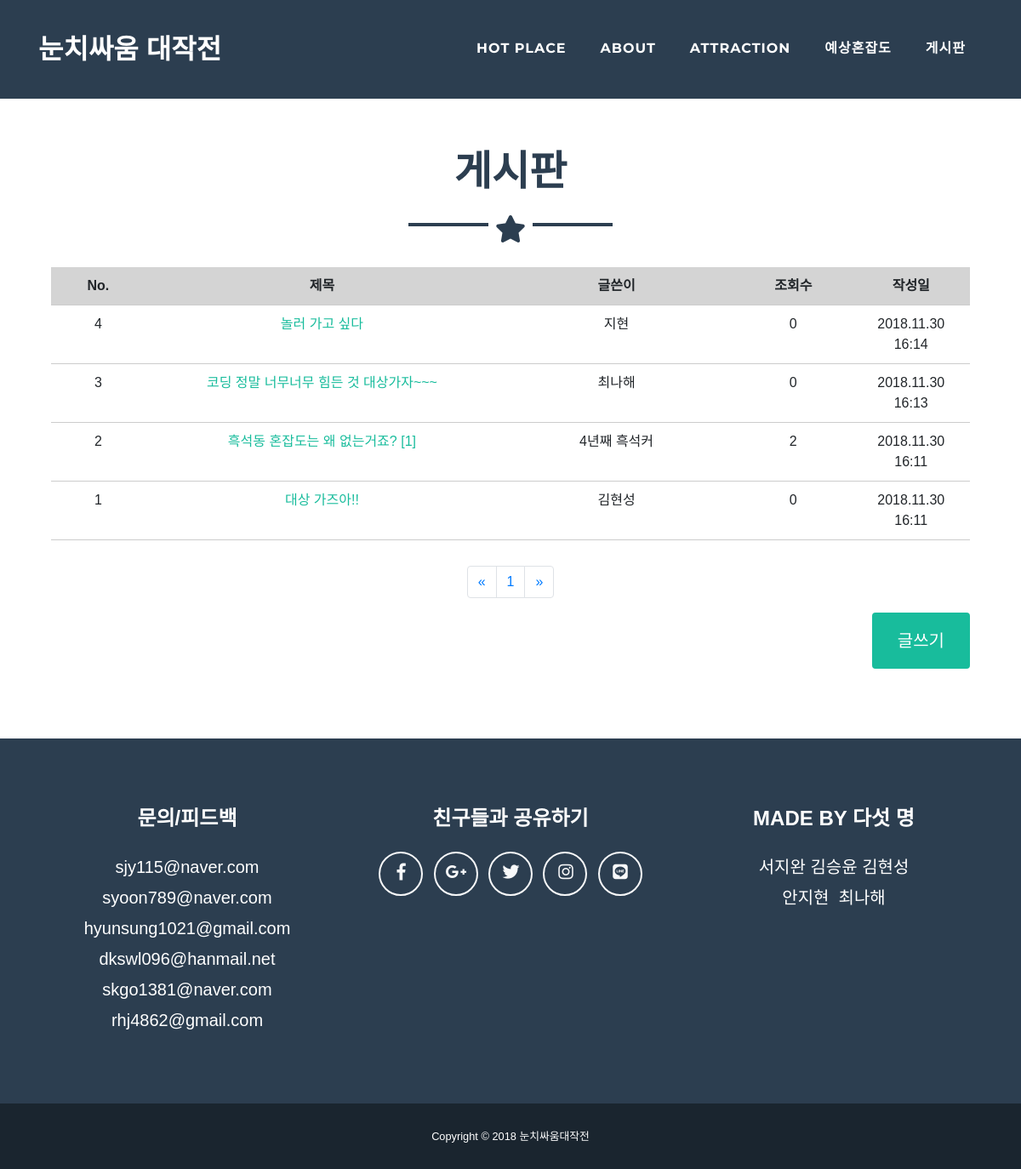
/board/1, run on the app's committed database.
### app.py (models this page shows)
class Post(db.Model): # db.Model을 상속받은 것
    __tablename__ = "posts"
    id = db.Column(db.Integer, primary_key=True)  # sql문과 비슷한 형식!!
    name = db.Column(db.String, nullable=False)
    title = db.Column(db.String, nullable=False)
    password = db.Column(db.String, nullable=False)
    content = db.Column(db.String, nullable=False)
    count = db.Column(db.Integer, nullable=False)
    date = db.Column(db.String, nullable=False)
    date_update = db.Column(db.String, nullable=False)

### app.py (the view)
@app.route("/board/<int:page>")
def board(page):
    posts = Post.query.all()    # 리스트 형태로 반환됨!!
    comments = Comment.query.all()
    comment_count = {}
    for p in posts:
        count = 0
        for c in comments:
            if p.id == c.post_id:
                count += 1
        comment_count[p] = count
    if len(posts) % 10 != 0:
        numpage = (len(posts) // 10) + 1  # 한 페이지에 10개의 게시글만 오게 하고 나머지지는 다음 쪽수로 넘겨야 볼수 있게!!
    else:
        numpage = (len(posts) // 10)    # 만약 10개의 게시글이 존재한다면 1쪽만 있게 하기 위해
    numpage = range(1, numpage+1, 1)    # 넘길 때 리스트 형태로 넘김
    end = (len(posts)) - (10*(page - 1))
    start = end - 10
    if (len(posts) - 10*page) <= 0:  # 이 페이지가 마지막일 때
        posts = posts[0:len(posts)-10*(page-1)]   # 있는 것까지만 보여주기
    else:
        posts = posts[start:end]
    if len(posts) >= 2:  # 최근것부터 나와야 하기 때문
        posts = reversed(posts)
    return render_template("board.html", posts=posts, comment_count=comment_count, numpage=numpage, page=page)

### templates/board.html (shortened to what this page needs)
<!DOCTYPE html>
<html lang="en">
  <head>
    <link href="../static/vendor/bootstrap/css/bootstrap.min.css" rel="stylesheet">
    <link href="../static/vendor/fontawesome-free/css/all.min.css" rel="stylesheet" type="text/css">
    <link href="../static/vendor/magnific-popup/magnific-popup.css" rel="stylesheet" type="text/css">
    <link href="../static/css/freelancer.min.css" rel="stylesheet">
  </head>
  <body id="page-top">
    <nav class="navbar navbar-expand-lg bg-secondary fixed-top text-uppercase" id="mainNav">
      <div class="container">
        <a class="navbar-brand js-scroll-trigger" href="/">눈치싸움 대작전</a>
        <div class="collapse navbar-collapse" id="navbarResponsive">
          <ul class="navbar-nav ml-auto">
            <li class="nav-item mx-0 mx-lg-1">
              <a class="nav-link py-3 px-0 px-lg-3 rounded js-scroll-trigger" href="/#portfolio">Hot Place</a>
            </li>
            <li class="nav-item mx-0 mx-lg-1">
              <a class="nav-link py-3 px-0 px-lg-3 rounded js-scroll-trigger" href="/#about">About</a>
            </li>
            <li class="nav-item mx-0 mx-lg-1">
              <a class="nav-link py-3 px-0 px-lg-3 rounded js-scroll-trigger" href="/#contact">Attraction</a>
            </li>
            <li class="nav-item mx-0 mx-lg-1">
              <a class="nav-link py-3 px-0 px-lg-3 rounded js-scroll-trigger" href="/predict">예상혼잡도</a>
            </li>
            <li class="nav-item mx-0 mx-lg-1">
              <a class="nav-link py-3 px-0 px-lg-3 rounded js-scroll-trigger" href="/board/1">게시판</a>
            </li>
          </ul>
        </div>
      </div>
    </nav>
    <br><br><br>
    <section class="portfolio" id="portfolio">
      <div class="container">
        <h2 class="text-center text-uppercase text-secondary mb-0">게시판</h2>
        <hr class="star-dark mb-5">
      </div>
      <table class="type09" width="90%" align="center">
        <tr>
    		  <th scope="cols" id= "box1" style="width:8%">No.</th>
    		  <th scope="cols" id= "box1" style="width:30%">제목</th>
    		  <th scope="cols" id= "box1" style="width:20%">글쓴이</th>
    		  <th scope="cols" id= "box1" style="width:10%">조회수</th>
    		  <th scope="cols" id= "box1" style="width:10%">작성일</th>
  		  </tr>
		    {% for p in posts %}
            <tr align="center">
              <td scope="row">{{ p.id }}</td></td>
              <td scope="row"><a href="/read/{{ p.id }}">{{ p.title }}
                {% if comment_count[p] != 0 %}
                 [{{ comment_count[p] }}]
                {% endif %}
              </a></td>
              <td scope="row">{{ p.name }}</td>
              <td scope="row">{{ p.count }}</td>
              <td scope="row">{{ p.date }}</td>
            </tr>
       {% endfor %}
      </table>
      <br>
      <table align="center">
        <tr><td colspan="5">
          <ul class="pagination" style="text-align:center;">
            <li class="page-item">
              <button class="page-link" aria-label="Previous" onClick='page_previous();'>
                <span aria-hidden="true">&laquo;</span>
              </button>
            </li>
            {% for i in numpage %}
              <li class="page-item"><a class="page-link" href="/board/{{ i }}">{{ i }}</a></li>
            {% endfor %}
            <li class="page-item">
              <button class="page-link" aria-label="Next" onClick='page_next();'>
                <span aria-hidden="true">&raquo;</span>
              </button>
            </li>
          </ul>
        </td></tr>
      </table>
      <form method="get" action="/write" align="right" style="width:95%">
        <div class="form-group">
          <button type="submit" class="btn btn-primary btn-xl" id="sendMessageButton">글쓰기</button>
        </div>
      </form>
    </section>
    <footer class="footer text-center">
      <div class="container">
        <div class="row">
          <div class="col-md-4 mb-5 mb-lg-0">
            <h4 class="text-uppercase mb-4">문의/피드백</h4>
            <p class="lead mb-0">
              sjy115@naver.com<br>
              syoon789@naver.com<br>
              hyunsung1021@gmail.com<br>
              dkswl096@hanmail.net<br>
              skgo1381@naver.com<br>
              rhj4862@gmail.com
            </p>
          </div>
          <div class="col-md-4 mb-5 mb-lg-0">
            <h4 class="text-uppercase mb-4">친구들과 공유하기</h4>
            <ul class="list-inline mb-0">
              <li class="list-inline-item">
                <a class="btn btn-outline-light btn-social text-center rounded-circle" href="https://www.facebook.com/">
                  <i class="fab fa-fw fa-facebook-f"></i>
                </a>
              </li>
              <li class="list-inline-item">
                <a class="btn btn-outline-light btn-social text-center rounded-circle" href="https://plus.google.com/">
                  <i class="fab fa-fw fa-google-plus-g"></i>
                </a>
              </li>
              <li class="list-inline-item">
                <a class="btn btn-outline-light btn-social text-center rounded-circle" href="https://twitter.com/">
                  <i class="fab fa-fw fa-twitter"></i>
                </a>
              </li>
              <li class="list-inline-item">
                <a class="btn btn-outline-light btn-social text-center rounded-circle" href="https://www.instagram.com/">
                  <i class="fab fa-fw fa-instagram"></i>
                </a>
              </li>
              <li class="list-inline-item">
                <a class="btn btn-outline-light btn-social text-center rounded-circle" href="https://line.me/">
                  <i class="fab fa-line"></i>
                </a>
              </li>
            </ul>
          </div>
          <div class="col-md-4">
            <h4 class="text-uppercase mb-4">made by 다섯 명</h4>
            <p class="lead mb-0">서지완 김승윤 김현성 <br> 안지현&nbsp; 최나해 <br></p>
          </div>
        </div>
      </div>
    </footer>
    <div class="copyright py-4 text-center text-white">
      <div class="container">
        <small>Copyright &copy; 2018 눈치싸움대작전 </small>
      </div>
    </div>
  </body>
</html>

### templates/board.html (style rules this page uses)
#box1 { text-align: center; }
table.type09 { border-collapse: collapse; text-align: left; line-height: 1.5; }
table.type09 tbody th { width: 150px; padding: 10px; font-weight: bold; vertical-align: top; border-bottom: 1px solid #ccc; background: #d4d4d4; }
table.type09 td { width: 350px; padding: 10px; vertical-align: top; border-bottom: 1px solid #ccc; }
body, h1, h2, h3, h4, h5, h6 { font-family: "Raleway", sans-serif }
body, html { height: 100%; line-height: 1.8; }

### data on the page
Post: id "4", title "놀러 가고 싶다", name "지현", count "0", date "2018.11.30 16:14"
Post: id "3", title "코딩 정말 너무너무 힘든 것 대상가자~~~", name "최나해", count "0", date "2018.11.30 16:13"
Post: id "2", title "흑석동 혼잡도는 왜 없는거죠?", comment_count "1", name "4년째 흑석커", count "2", date "2018.11.30 16:11"
Post: id "1", title "대상 가즈아!!", name "김현성", count "0", date "2018.11.30 16:11"

### other printed values
{{ i }} "1"
